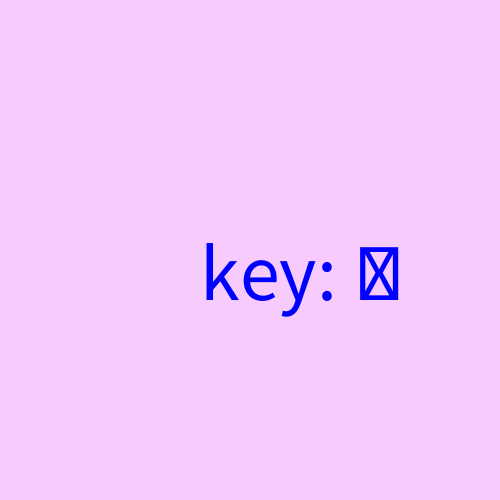
Frame 1 (no input)
Frame 60 (the mouse pressed at the canvas centre just before this capture): identical to frame 1, image omitted
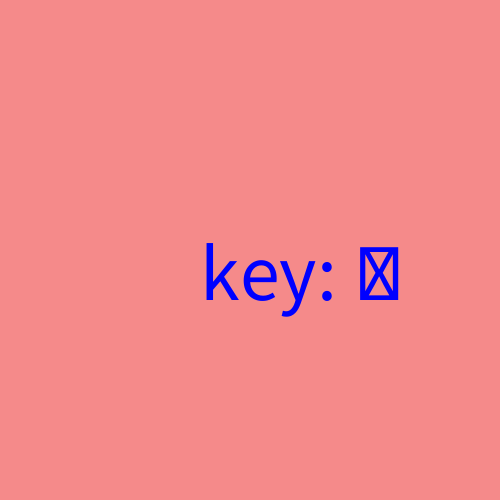
Frame 120 (the mouse held since frame 60 and released just before this capture)

The Processing sketch that drew these frames (run headless with seeded random() and noise(); from frame 60 on, the mouse is pressed at the canvas centre):

// Processing sketch: week02_1_void_setup_void_draw_fill_textSize_text_key
// ── week02_1_void_setup_void_draw_fill_textSize_text_key.pde
// week02_1_void_setup_void_draw_fill_textSize_text_key
// 鍵盤的操作, 與上週的 mouse 結合
// File-Preference 字型放大
void setup() {  // 設定的函式
  size(500, 500); // 視窗大小
}
void draw() {
  if (mousePressed) background(#F58A8A);
  else background(#F8CBFF); // 用 Tool-Color選擇器
  fill(0, 0, 255); // 藍色的填充色
  textSize(80); // 字的大小
  text("key: " + key, 200, 300); // 關注音輸入法, 才能收 key
}
